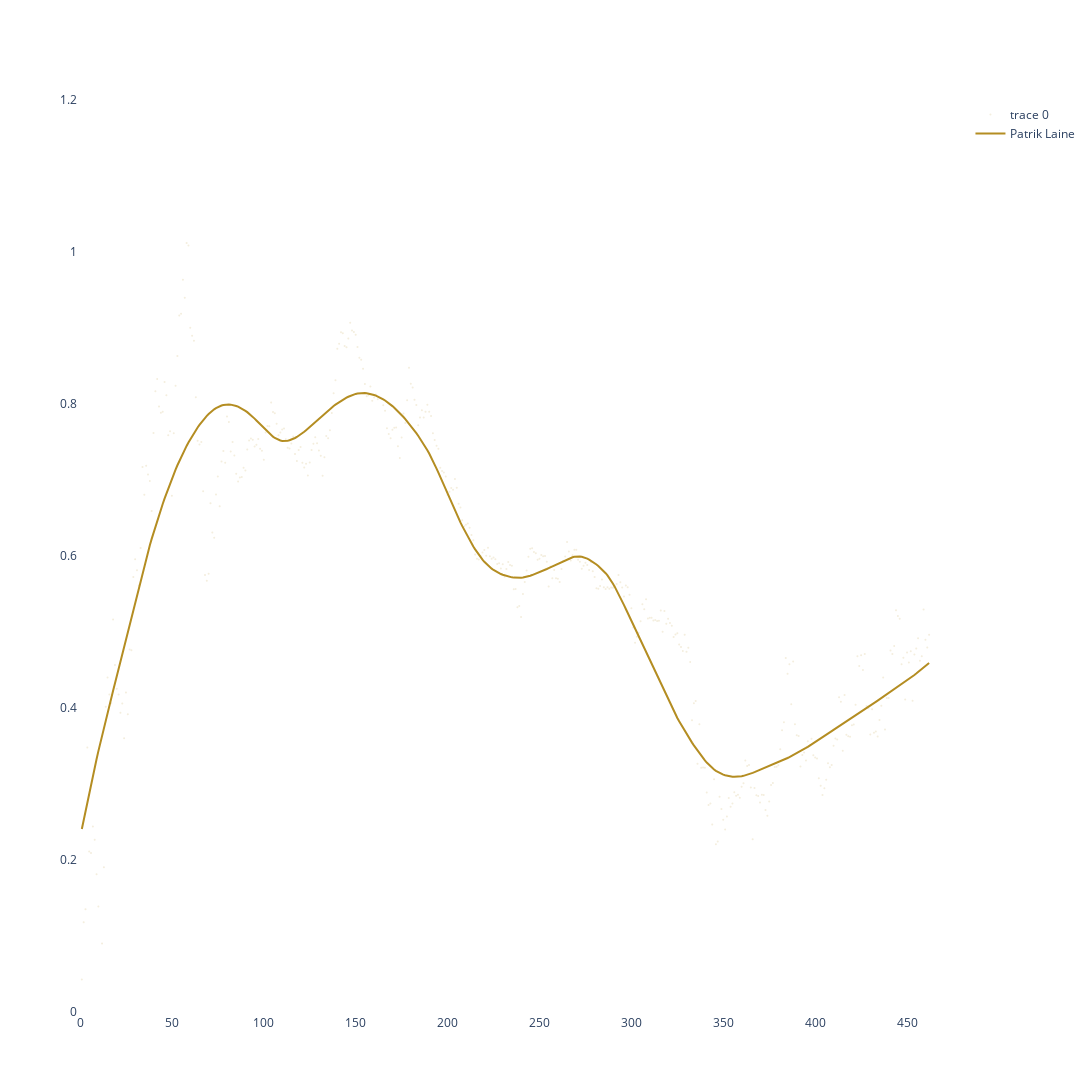

The code cell stored with this chart in its notebook:
### Code cell
fig = go.Figure()
i = 0
colors = ['#b48d22', ]
for player in ['Patrik Laine']:
    time_type = 'Career Game'
    df, df_quantiles = get_projections(player, time_type)
    fig.add_trace(go.Scatter(x=df[time_type], y=df['XGB'], mode='markers', opacity=0.15, marker=dict(size=10, color=colors[i])))
    fig.add_trace(go.Scatter(x=df[time_type], y=df['XGB_Lowess'], name=player, mode='lines', line=dict(width=3), marker=dict( color=colors[i]))) # fill to trace0 y
    i += 1
fig.update_layout(autosize=False, width=1600, height=1400, plot_bgcolor='rgba(0,0,0,0)', paper_bgcolor='rgba(0,0,0,0)')
fig.update_xaxes(range=[0, 475], showline=True, linecolor='white', showgrid=False)
fig.update_yaxes(range=[0, 2], showline=True, linecolor='white', showgrid=False)
    # Model fitting
fig.show()

### Figure 1 — Plotly figure (JSON) as saved in the notebook; plotly's stock layout.template omitted (floating-point values rounded to 4 significant figures; data arrays with more than 128 entries replaced by an {"elided": "..."} marker saying what was removed)
{"data": [{"marker": {"color": "#b48d22", "size": 2}, "mode": "markers", "opacity": 0.15, "type": "scatter", "x": {"elided": "462 int values"}, "y": {"elided": "462 float values"}}, {"marker": {"color": "#b48d22", "size": 3}, "mode": "lines", "name": "Patrik Laine", "type": "scatter", "x": {"elided": "462 int values"}, "y": {"elided": "462 float values"}}], "layout": {"autosize": false, "height": 1400, "paper_bgcolor": "rgba(0,0,0,0)", "plot_bgcolor": "rgba(0,0,0,0)", "width": 1600, "xaxis": {"linecolor": "white", "range": [0, 475], "showgrid": false, "showline": true}, "yaxis": {"linecolor": "white", "range": [0, 1.2], "showgrid": false, "showline": true}}}
